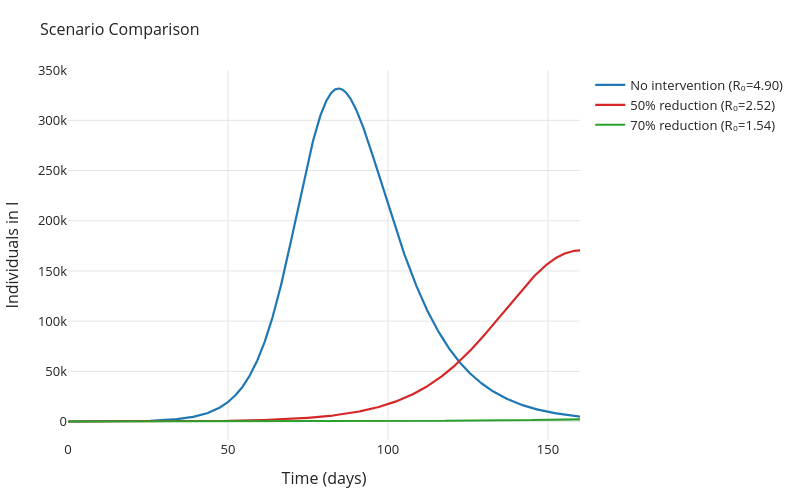

The cell this chart's notebook holds for it:
### Markdown cell above
---
## 3. Scenario comparison  intervention impact

### Code cell
from episia.models import ScenarioRunner
from episia.models.parameters import ScenarioSet

scenarios = ScenarioSet([
    ("No intervention", SEIRParameters(N=1_000_000, I0=10, E0=50, beta=0.35, sigma=1/5.2, gamma=1/14)),
    ("50% reduction",   SEIRParameters(N=1_000_000, I0=10, E0=50, beta=0.18, sigma=1/5.2, gamma=1/14)),
    ("70% reduction",   SEIRParameters(N=1_000_000, I0=10, E0=50, beta=0.11, sigma=1/5.2, gamma=1/14)),
])

sr = ScenarioRunner(SEIRModel).run(scenarios)
sr.plot(compartment="I").show()

### Figure 1 — Plotly figure (JSON) as saved in the notebook; plotly's stock layout.template omitted (floating-point values rounded to 4 significant figures; data arrays with more than 128 entries replaced by an {"elided": "..."} marker saying what was removed)
{"data": [{"line": {"color": "#1f77b4", "width": 2.2}, "mode": "lines", "name": "No intervention (R₀=4.90)", "type": "scatter", "x": {"elided": "1600 float values"}, "y": {"elided": "1600 float values"}}, {"line": {"color": "#d62728", "width": 2.2}, "mode": "lines", "name": "50% reduction (R₀=2.52)", "type": "scatter", "x": {"elided": "1600 float values"}, "y": {"elided": "1600 float values"}}, {"line": {"color": "#2ca02c", "width": 2.2}, "mode": "lines", "name": "70% reduction (R₀=1.54)", "type": "scatter", "x": {"elided": "1600 float values"}, "y": {"elided": "1600 float values"}}], "layout": {"font": {"color": "#222222", "size": 13}, "height": 500, "legend": {"bgcolor": "rgba(0,0,0,0)", "visible": true}, "margin": {"b": 60, "l": 60, "r": 30, "t": 70}, "paper_bgcolor": "#ffffff", "plot_bgcolor": "#ffffff", "title": {"font": {"color": "#222222", "size": 16}, "text": "Scenario Comparison"}, "width": 800, "xaxis": {"color": "#222222", "gridcolor": "#e5e5e5", "showgrid": true, "title": {"text": "Time (days)"}, "zeroline": false}, "yaxis": {"color": "#222222", "gridcolor": "#e5e5e5", "showgrid": true, "title": {"text": "Individuals in I"}, "zeroline": false}}}
